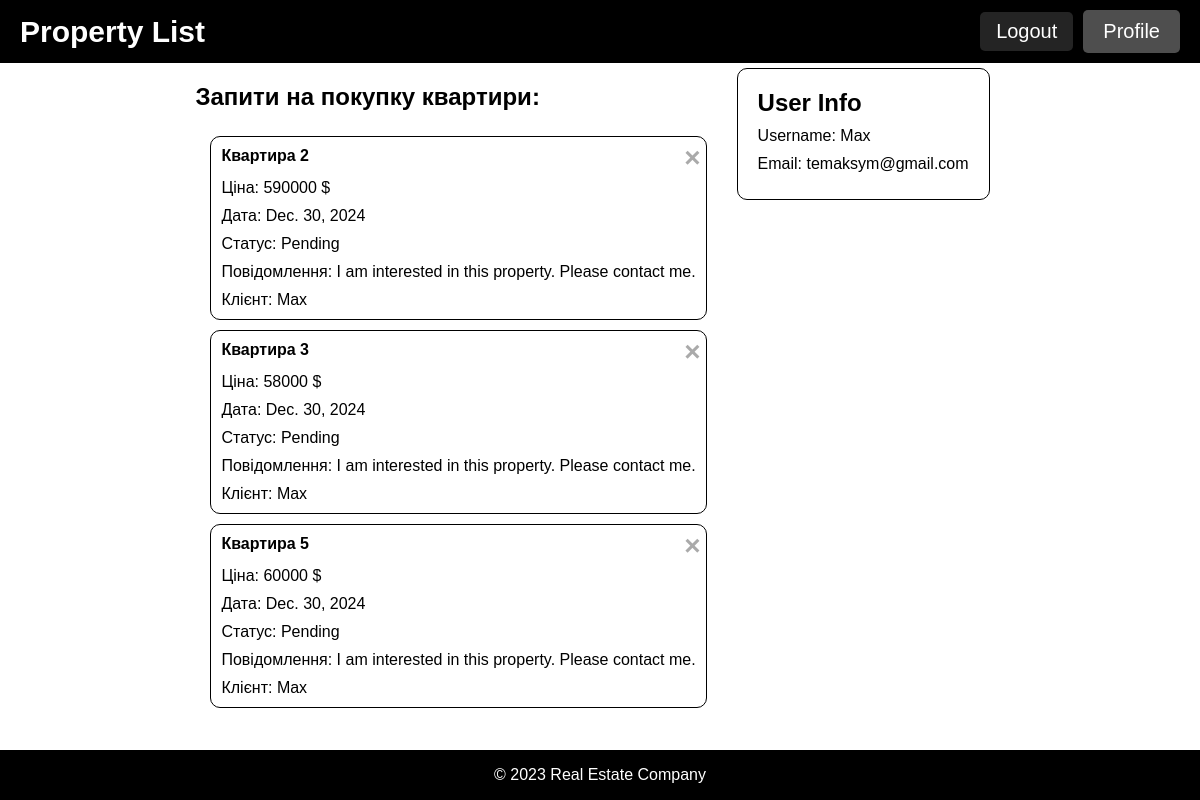
/profile/ (signed in), run on the app's committed database.
### estator/models.py (models this page shows, shortened)
class Application(models.Model):
    applicant = models.ForeignKey(User, on_delete=models.CASCADE)
    property = models.ForeignKey(Property, on_delete=models.CASCADE)
    application_date = models.DateField()
    status = models.CharField(max_length=20)
    message = models.TextField()

class Property(models.Model):
    title = models.CharField(max_length=200)
    description = models.TextField()
    price = models.IntegerField()
    address = models.CharField(max_length=200)
    area = models.FloatField()
    rooms = models.IntegerField()
    floor = models.IntegerField()
    type = models.CharField(max_length=50)
    publication_date = models.DateField()
    images = models.TextField()
    realtor_id = models.IntegerField()

### estator/views.py (the view)
# urls.py: path('profile/', views.profile, name='profile'),
def profile(request):
    applications = Application.objects.filter(applicant=request.user)
    return render(request, 'profile.html', {'applications': applications})

### estator/templates/profile.html (shortened to what this page needs)
{% load static %}
<!DOCTYPE html>
<html lang="en">
<head>
    <link rel="stylesheet" href="{% static 'styles.css' %}">
</head>
<body>
    <header>
        <a class="logo" href="\">Property List</a>
        {% if user.is_authenticated %}
            <div class="when-logged">
                <a href="\logout" id="logout-button">Logout</a>
                <a href="\profile" id="profile-button">Profile</a>
            </div>
        {% else %}
            <a href="\login" id="login-button">Login</a>
        {% endif %}
    </header>
    <main id="profile-main">
        <section class="request-info">
            <h1>Запити на покупку квартири:</h1>
            {% for application in applications %}
            <div class="application" data-id="{{ application.id }}">
                <div class="title-delete">
                    <p class="app-title">{{ application.property.title }}</p>
                    <span class="delete">&times;</span>
                </div>
                <p class="app-price">Ціна: {{ application.property.price }} $</p>
                <p class="app-date">Дата: {{ application.application_date }}</p>
                <p class="app-status">Статус: {{ application.status }}</p>
                <p class="app-message">Повідомлення: {{ application.message }}</p>
                <p class="applicant">Клієнт: {{ application.applicant.username }}
            </div>
            {% endfor %}
        </section>
        <section class="user-info">
            <h2>User Info</h2>
            <p>Username: {{ user.username }}</p>
            <p>Email: {{ user.email }}</p>
        </section>
    </main>
    <footer>
        <p>&copy; 2023 Real Estate Company</p>
    </footer>
</body>
</html>

### estator/static/styles.css (style rules this page uses)
body { font-family: Arial, sans-serif; margin: 0; padding: 0; min-height: 100vh; display: flex; flex-direction: column; }
main { flex: 1; }
footer { background-color: #000000; color: #ffffff; text-align: center; padding: 0; }
header { display: flex; justify-content: space-between; align-items: center; padding: 10px 20px; background-color: #000000; color: #ffffff; }
.logo { display: flex; font-size: 30px; font-weight: bold; color: #ffffff; text-decoration: none; font-family: Quicksand, sans-serif; }
.when-logged { display: flex; justify-content: space-between; align-items: center; gap: 10px; }
.when-logged a { background-color: #4e4e4e; color: #ffffff; border: none; padding: 10px 20px; border-radius: 5px; cursor: pointer; font-size: 20px; text-decoration: none; }
#logout-button { background-color: #242424; padding: 8px 16px; }
#profile-main { display: flex; justify-content: space-around; justify-content: center; }
.request-info { display: flex; flex-direction: column; }
.application { display: flex; flex-direction: column; margin: 5px 15px; padding: 5px; border: 1px solid #000000; border-radius: 10px; max-width: 600px; }
.title-delete { display: flex; justify-content: space-between; }
.delete { color: #aaa; float: right; font-size: 28px; font-weight: bold; justify-self: flex-end; }
.application p { padding: 5px; margin: 0; }
.app-title { font-weight: bold; }
.user-info { display: flex; flex-direction: column; margin: 5px 15px; padding: 15px; border: 1px solid #000000; border-radius: 10px; max-width: 600px; max-height: 100px; }
.user-info p { padding: 5px; margin: 0; }
.user-info h2 { margin: 5px; }

### data on the page
Application: property "Квартира 2", property.price "590000", application_date "Dec. 30, 2024", status "Pending", message "I am interested in this property. Please contact me.", applicant.username "Max"
Application: property "Квартира 3", property.price "58000", application_date "Dec. 30, 2024", status "Pending", message "I am interested in this property. Please contact me.", applicant.username "Max"
Application: property "Квартира 5", property.price "60000", application_date "Dec. 30, 2024", status "Pending", message "I am interested in this property. Please contact me.", applicant.username "Max"

### other printed values
{{ user.username }} "Max"
{{ user.email }} "temaksym@gmail.com"
